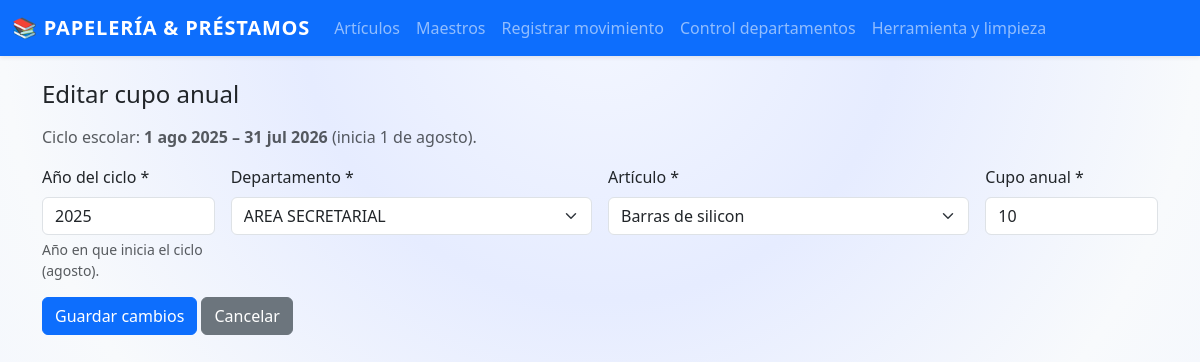
Screenshot of /control/departamentos/cupo/5/editar with the database file from the repository.
### app.py (models this page shows, shortened)
class CupoDepartamento(db.Model):
    id = db.Column(db.Integer, primary_key=True)
    anio = db.Column(db.Integer, nullable=False)
    area = db.Column(db.String(120), nullable=False)
    articulo_id = db.Column(db.Integer, db.ForeignKey("articulo.id"), nullable=False)
    cantidad_maxima = db.Column(db.Integer, nullable=False, default=0)
    articulo = db.relationship("Articulo", lazy=True)
    __table_args__ = (
        db.UniqueConstraint("anio", "area", "articulo_id", name="uq_cupo_depto_articulo_anio"),
    )

class Articulo(db.Model):
    id = db.Column(db.Integer, primary_key=True)
    nombre = db.Column(db.String(150), nullable=False)
    codigo_interno = db.Column(db.String(50), unique=True, nullable=True)
    codigo_barras = db.Column(db.String(80), unique=True, nullable=True)
    unidad = db.Column(db.String(30), nullable=True)
    categoria = db.Column(db.String(80), nullable=True)
    marca = db.Column(db.String(80), nullable=True)
    stock_actual = db.Column(db.Integer, default=0, nullable=False)
    movimientos = db.relationship("Movimiento", backref="articulo", lazy=True)

### app.py (the view, shortened to what this page needs)
@app.route("/control/departamentos/cupo/<int:cupo_id>/editar", methods=["GET", "POST"])
def editar_cupo_departamento(cupo_id):
    cupo = CupoDepartamento.query.get_or_404(cupo_id)
    departamentos = _catalogo_departamentos()
    articulos = Articulo.query.order_by(Articulo.nombre).all()
    return render_template(
        "cupo_editar.html",
        cupo=cupo,
        departamentos=departamentos,
        articulos=articulos,
        etiqueta_ciclo=_etiqueta_ciclo(cupo.anio),
    )

### app.py (called while the page is built)
def _etiqueta_ciclo(anio: int) -> str:
    return f"1 ago {anio} – 31 jul {anio + 1}"

def _catalogo_departamentos():
    departamentos = set(DEPARTAMENTOS_BASE)
    departamentos_db = (
        db.session.query(Maestro.area)
        .filter(Maestro.area.isnot(None), Maestro.area != "")
        .distinct()
        .all()
    )
    for (area,) in departamentos_db:
        if area:
            departamentos.add(area)
    return sorted(departamentos)

### templates/cupo_editar.html (shortened to what this page needs)
{% extends "base.html" %}
{% block content %}
<h4 class="mb-3">Editar cupo anual</h4>
<p class="text-muted">Ciclo escolar: <strong>{{ etiqueta_ciclo }}</strong> (inicia 1 de agosto).</p>
<form method="post" class="row g-3">
  <div class="col-md-2">
    <label class="form-label">Año del ciclo *</label>
    <input type="number" name="anio" class="form-control" min="2000" value="{{ cupo.anio }}" required />
    <div class="form-text">Año en que inicia el ciclo (agosto).</div>
  </div>
  <div class="col-md-4">
    <label class="form-label">Departamento *</label>
    <select name="area" class="form-select" required>
      {% for area in departamentos %}
      <option value="{{ area }}" {% if cupo.area == area %}selected{% endif %}>{{ area }}</option>
      {% endfor %}
    </select>
  </div>
  <div class="col-md-4">
    <label class="form-label">Artículo *</label>
    <select name="articulo_id" class="form-select" required>
      {% for a in articulos %}
      <option value="{{ a.id }}" {% if cupo.articulo_id == a.id %}selected{% endif %}>{{ a.nombre }}</option>
      {% endfor %}
    </select>
  </div>
  <div class="col-md-2">
    <label class="form-label">Cupo anual *</label>
    <input type="number" name="cantidad_maxima" class="form-control" min="0" value="{{ cupo.cantidad_maxima }}" required />
  </div>
  <div class="col-12">
    <button type="submit" class="btn btn-primary">Guardar cambios</button>
    <a href="{{ url_for('control_departamentos', anio=cupo.anio) }}" class="btn btn-secondary">Cancelar</a>
  </div>
</form>
{% endblock %}

### templates/base.html (style rules this page uses)
body { background: radial-gradient(circle at top, #f4f7ff 0, #e6ecff 30%, #f8fafc 60%, #edf2ff 100%); min-height: 100vh; font-family: system-ui, -apple-system, BlinkMacSystemFont, "Segoe UI", sans-serif; }

### rows the page displays
CupoDepartamento: anio "2025", area "AREA SECRETARIAL", articulo_id "Barras de silicon", cantidad_maxima "10"

### other values shown
{{ etiqueta_ciclo }} "1 ago 2025 – 31 jul 2026"
